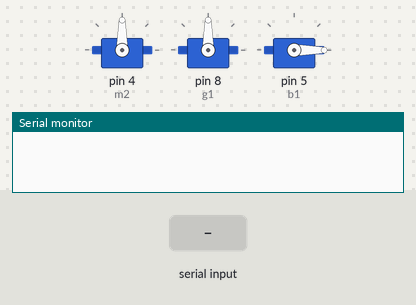
Simulated run of this sketch. Board: Arduino Nano, built with avr-gcc and run on an emulated ATmega328P. On the bench: 3 × servo, the last lines printed to the serial monitor. The test bench sets the inputs (shaded band).

Above: at 2.4 s.
2.5 s: "1\n" received over Serial
At 3.9 s:
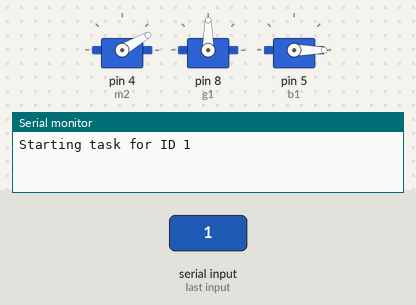
At 8.4 s:
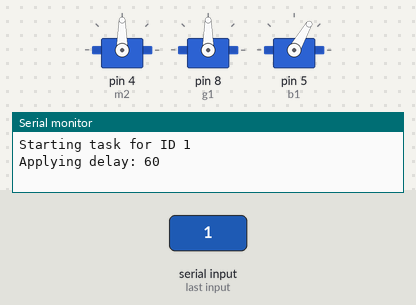
8.5 s: "2\n" received over Serial
At 18.3 s:
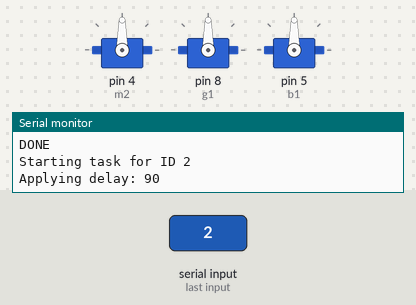
Timing chart, 0 to 20.4 s (numbered marks = the images above; inputs shaded):
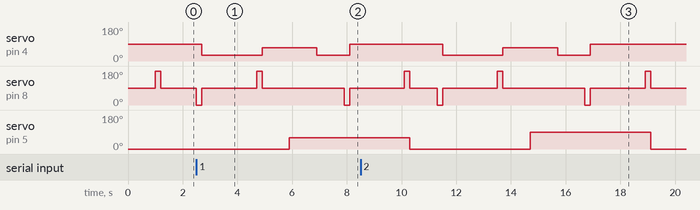

The sketch:

nano.ino
```cpp
#include <Servo.h>

int receivedID = -1;
bool taskRunning = false;

Servo m2;
Servo g1;
Servo b1;

void setup() {
  Serial.begin(9600);

  m2.attach(4);
  g1.attach(8);
  b1.attach(5);


  b1.write(0);
  m2.write(90);    // arm up
  delay(1000);
  g1.write(180);   // gripper close
  delay(200);
  g1.write(90);
}

void loop() {

  // ------------------------------------
  // Check if Python sent a new ID
  // ------------------------------------
  if (!taskRunning && Serial.available() > 0) {
    receivedID = Serial.parseInt();
    if (receivedID > 0) {
      taskRunning = true;
      if (receivedID == 1 || receivedID == 2 ) {
        runTask(receivedID);
      }
      else {
          Serial.println("DONE");
          taskRunning = false;

      }
    }
  }
}


// -----------------------------------------
// FUNCTION: RUN THE ACTION BASED ON ID
// -----------------------------------------
void runTask(int ID) {
  Serial.print("Starting task for ID ");
  Serial.println(ID);

  // Pick sequence
  g1.write(0); delay(200); g1.write(90);
  m2.write(30); delay(2000);
  g1.write(180); delay(200); g1.write(90);
  m2.write(70); delay(1000);

  // ROTATION DELAY BASED ON ID
  int rotate = 500; // default  b1.write(90);

  if (ID == 1)       rotate = 60;
  else if (ID == 2)  rotate = 90;
  else if (ID == 3)  rotate = 120;

  Serial.print("Applying delay: ");
  Serial.println(rotate);

  b1.write(rotate);
  delay(1000);


  // Place sequence
  m2.write(30); delay(1000);
  g1.write(0); delay(200); g1.write(90);
  m2.write(90); delay(2000);
  g1.write(180); delay(200); g1.write(90);

  // Reset rotation
  b1.write(-rotate);
  delay(1000);


  Serial.println("DONE");
  taskRunning = false;
}
```

Measured:
- after the input at 2.5 s, servo on pin 4 (m2): 90° → 30° after 0.20 s, → 70° 2.2 s later, → 30° 2.0 s later, → 90° 1.2 s later; servo on pin 8 (g1): 90° → 0° at once, → 90° 0.20 s later, → 180° 2.0 s later, → 90° 0.20 s later, … (6 changes in this stretch); servo on pin 5 (b1): 0° → 60° after 3.4 s
- after the input at 8.5 s, servo on pin 4 (m2): 90° → 30° after 3.0 s, → 70° 2.2 s later, → 30° 2.0 s later, → 90° 1.2 s later
